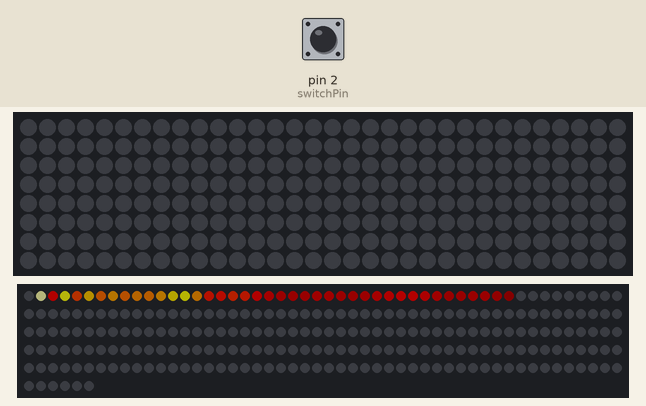
Simulated run of this sketch. Board: Arduino Uno, built with avr-gcc and run on an emulated ATmega328P. Parts: 32×8 RGB LED matrix (first LED top left, wired row by row), 256 RGB LEDs in strip order, left to right, continuing on the next row. The inputs (shaded band) are chosen by the test bench; at power-on: pin 2 (switchPin) HIGH. Dim RGB values are drawn brighter than linear; random numbers use the default seed unless the sketch sets one.

Above: at 4.2 s.
4.3 s: pin 2 (switchPin) pulled LOW for 0.15 s
At 4.77 s:
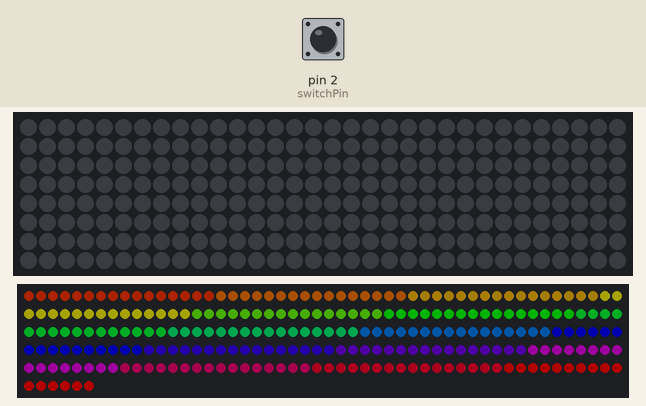
5.0 s: pin 2 (switchPin) pulled LOW for 3.2 s
At 5.4 s:
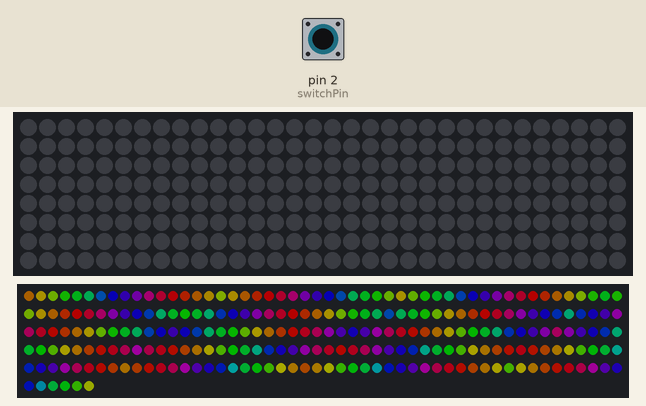
8.8 s: pin 2 (switchPin) pulled LOW for 1 s
At 9.55 s:
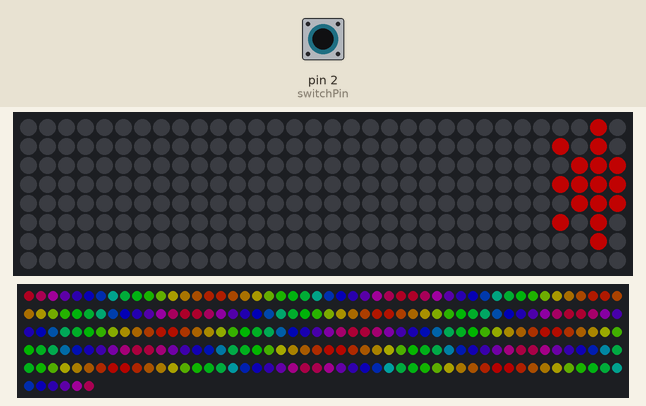
10.4 s: pin 2 (switchPin) pulled LOW for 0.15 s
At 10.54 s:
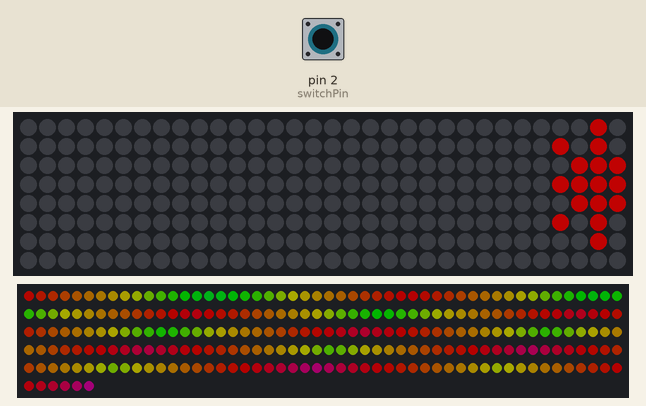
11.1 s: pin 2 (switchPin) pulled LOW for 3.2 s
At 11.56 s:
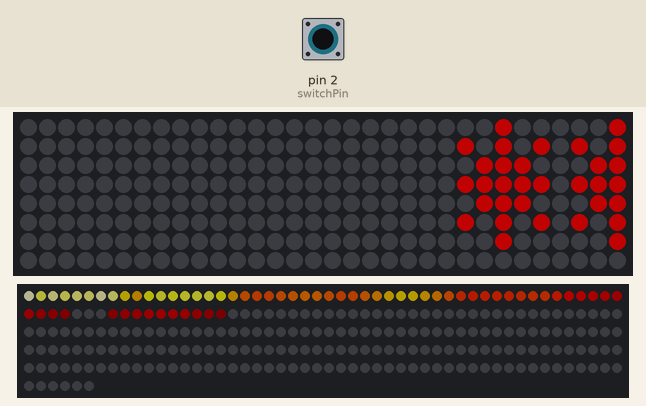
17.9 s: pin 2 (switchPin) pulled LOW for 1 s
At 39.0 s:
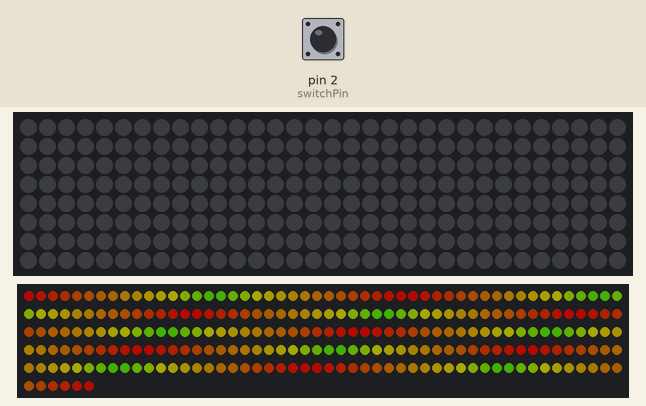

Measured:
- what the display in image 2 shows lasts 0.6 s, from 5.0 s to 5.6 s

The sketch:

TestProgram3.ino
```cpp
#include <FastLED.h>
#include <Adafruit_GFX.h>
#include <Adafruit_NeoMatrix.h>
#include "Programs.h"  // Include the header file for your programs

// Button Configuration
const int switchPin = 2;  // Pin for the switch

// Program states
enum ProgramState {
  PROGRAM_FIRE,
  PROGRAM_GRADIENT,
  PROGRAM_SCROLL_TEXT,
  NUM_PROGRAMS
};

ProgramState currentState = PROGRAM_FIRE;
// Adafruit_NeoMatrix matrix = Adafruit_NeoMatrix(32, 8, LED_PIN,
//   NEO_MATRIX_TOP + NEO_MATRIX_LEFT +
//   NEO_MATRIX_COLUMNS + NEO_MATRIX_ZIGZAG,
//   NEO_GRB + NEO_KHZ800);

// int scrollSpeed = 50;
static int x = matrix.width();

void setup() {
  delay(3000);  // Initial delay for stability
  FastLED.addLeds<CHIPSET, LED_PIN, COLOR_ORDER>(leds, NUM_LEDS).setCorrection(TypicalLEDStrip);
  FastLED.setBrightness(BRIGHTNESS);
  pinMode(switchPin, INPUT_PULLUP);

  matrix.begin();
  matrix.setTextWrap(false);
  matrix.setTextColor(matrix.Color(160, 25, 25));
  matrix.setTextSize(1);
}

void loop() {
  int switchState = digitalRead(switchPin);
  if (switchState == LOW) {
    switchProgram();
    delay(250);  // Debounce delay
  }

  switch (currentState) {
    case PROGRAM_FIRE:
      runFireEffect();
      break;
    case PROGRAM_GRADIENT:
      runGradientEffect();
      break;
    case PROGRAM_SCROLL_TEXT:
      runScrollText();
      break;
  }
}

void switchProgram() {
  currentState = static_cast<ProgramState>((currentState + 1) % NUM_PROGRAMS);
}
```

Programs.cpp
```cpp
#include <Adafruit_NeoMatrix.h> // Add this line to include the Adafruit NeoMatrix library
#include "Programs.h"

CRGB leds[NUM_LEDS]; // Define the leds array globally

// Define the missing constants
const bool kMatrixSerpentineLayout = true;
const bool kMatrixVertical = false;
Adafruit_NeoMatrix matrix = Adafruit_NeoMatrix(32, 8, LED_PIN,
  NEO_MATRIX_TOP + NEO_MATRIX_LEFT +
  NEO_MATRIX_COLUMNS + NEO_MATRIX_ZIGZAG,
  NEO_GRB + NEO_KHZ800);
int scrollSpeed = 50;
static int x = matrix.width();

// void runFireEffect() {
//   // Your implementation for runFireEffect
// }

void runFireEffect() {
  static uint8_t heat[NUM_LEDS];
  for (int i = 0; i < NUM_LEDS; i++) {
    heat[i] = qsub8(heat[i], random8(0, ((COOLING * 10) / NUM_LEDS) + 2));
  }
  for (int k = NUM_LEDS - 1; k >= 2; k--) {
    heat[k] = (heat[k - 1] + heat[k - 2] + heat[k - 2]) / 3;
  }
  if (random8() < SPARKING) {
    int y = random8(7);
    heat[y] = qadd8(heat[y], random8(160, 255));
  }
  for (int j = 0; j < NUM_LEDS; j++) {
    uint8_t colorindex = scale8(heat[j], 240);
    CRGB color = ColorFromPalette(HeatColors_p, colorindex);
    int pixelnumber;
    if (false) { // gReverseDirection (not used in this version)
      pixelnumber = (NUM_LEDS - 1) - j;
    } else {
      pixelnumber = j;
    }
    leds[pixelnumber] = color;
  }
  FastLED.show();
  FastLED.delay(1000 / 60);
}

void runGradientEffect() {
  uint32_t ms = millis();
  int32_t yHueDelta32 = ((int32_t)cos16(ms * (27 / 1)) * (350 / 16));
  int32_t xHueDelta32 = ((int32_t)cos16(ms * (39 / 1)) * (310 / 16));
  drawGradient(ms / 65536, yHueDelta32 / 32768, xHueDelta32 / 32768);
  if (ms < 5000) {
    FastLED.setBrightness(scale8(BRIGHTNESS, (ms * 256) / 5000));
  } else {
    FastLED.setBrightness(BRIGHTNESS);
  }
  FastLED.show();
}

// void runGradientEffect() {
//   // Your implementation for runGradientEffect
// }

// void runScrollText() {
//   // Your implementation for runScrollText
// }

void runScrollText() {
  matrix.fillScreen(0x0);
  matrix.setCursor(x, 0);
  matrix.print("***EDC LAS VEGAS***");
  x--;
  if (x < -matrix.width() * 4) {
    x = matrix.width();
  }
  matrix.show();
  delay(scrollSpeed);
}


uint16_t XY(uint8_t x, uint8_t y) {
  uint16_t i;
  if (kMatrixSerpentineLayout == false) {
    if (kMatrixVertical == false) {
      i = (y * 16) + x;
    } else {
      i = 16 * (16 - (x + 1)) + y;
    }
  }

  if (kMatrixSerpentineLayout == true) {
    if (kMatrixVertical == false) {
      if (y & 0x01) {
        uint8_t reverseX = (16 - 1) - x;
        i = (y * 16) + reverseX;
      } else {
        i = (y * 16) + x;
      }
    } else {
      if (x & 0x01) {
        i = 16 * (16 - (x + 1)) + y;
      } else {
        i = 16 * (16 - x) - (y + 1);
      }
    }
  }
  return i;
}

void drawGradient(uint8_t startHue8, int8_t yHueDelta8, int8_t xHueDelta8) {
  uint8_t lineStartHue = startHue8;
  for (uint8_t y = 0; y < 16; y++) {
    lineStartHue += yHueDelta8;
    uint8_t pixelHue = lineStartHue;
    for (uint8_t x = 0; x < 16; x++) {
      pixelHue += xHueDelta8;
      leds[XY(x, y)] = CHSV(pixelHue, 255, 255);
    }
  }
}
```

Programs.h
```cpp
#ifndef PROGRAMS_H
#define PROGRAMS_H

#include <FastLED.h>

#define NUM_LEDS    256 // Define NUM_LEDS here

#define COOLING     55
#define SPARKING    120

#define LED_PIN     7
#define COLOR_ORDER GRB
#define CHIPSET     WS2812
#define NUM_LEDS    256
#define BRIGHTNESS  64

extern CRGB leds[NUM_LEDS]; // Declare the leds array globally
extern const bool kMatrixSerpentineLayout;
extern const bool kMatrixVertical;
extern Adafruit_NeoMatrix matrix;
extern int scrollSpeed;


void runFireEffect();
void runGradientEffect();
void runScrollText();
void drawGradient(uint8_t startHue8, int8_t yHueDelta8, int8_t xHueDelta8);
uint16_t XY(uint8_t x, uint8_t y);

#endif
```
